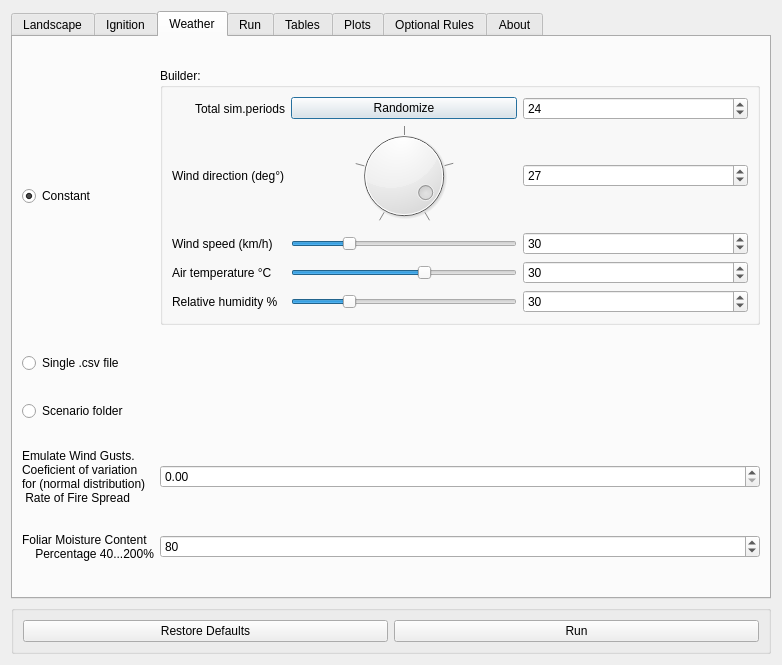
<?xml version="1.0" encoding="UTF-8"?>
<ui version="4.0">
 <class>fire2amClassDialogBase</class>
 <widget class="QDialog" name="fire2amClassDialogBase">
  <property name="geometry">
   <rect>
    <x>0</x>
    <y>0</y>
    <width>782</width>
    <height>665</height>
   </rect>
  </property>
  <property name="windowTitle">
   <string>Kitral Fire Simulator Analytics Management</string>
  </property>
  <layout class="QVBoxLayout" name="verticalLayout">
   <item>
    <widget class="QTabWidget" name="tabWidget">
     <property name="enabled">
      <bool>true</bool>
     </property>
     <property name="currentIndex">
      <number>2</number>
     </property>
     <widget class="QWidget" name="tab_landscape">
      <attribute name="title">
       <string>Landscape</string>
      </attribute>
      <layout class="QGridLayout" name="gridLayout_1">
       <item row="4" column="0">
        <widget class="QLabel" name="label_9">
         <property name="text">
          <string>ccf : Canopy Cover Fraction</string>
         </property>
        </widget>
       </item>
       <item row="1" column="0">
        <widget class="QLabel" name="label_6">
         <property name="text">
          <string>mdt : Elevation</string>
         </property>
        </widget>
       </item>
       <item row="1" column="1">
        <widget class="QgsMapLayerComboBox" name="layerComboBox_elevation">
         <property name="allowEmptyLayer">
          <bool>true</bool>
         </property>
         <property name="showCrs">
          <bool>true</bool>
         </property>
        </widget>
       </item>
       <item row="4" column="1">
        <widget class="QgsMapLayerComboBox" name="layerComboBox_ccf">
         <property name="allowEmptyLayer">
          <bool>true</bool>
         </property>
         <property name="showCrs">
          <bool>true</bool>
         </property>
        </widget>
       </item>
       <item row="2" column="0">
        <widget class="QLabel" name="label_7">
         <property name="text">
          <string>cbh : Canopy Base Height</string>
         </property>
        </widget>
       </item>
       <item row="0" column="1">
        <widget class="QgsMapLayerComboBox" name="layerComboBox_fuels">
         <property name="showCrs">
          <bool>true</bool>
         </property>
        </widget>
       </item>
       <item row="3" column="1">
        <widget class="QgsMapLayerComboBox" name="layerComboBox_cbd">
         <property name="allowEmptyLayer">
          <bool>true</bool>
         </property>
         <property name="showCrs">
          <bool>true</bool>
         </property>
        </widget>
       </item>
       <item row="2" column="1">
        <widget class="QgsMapLayerComboBox" name="layerComboBox_cbh">
         <property name="allowEmptyLayer">
          <bool>true</bool>
         </property>
         <property name="showCrs">
          <bool>true</bool>
         </property>
        </widget>
       </item>
       <item row="3" column="0">
        <widget class="QLabel" name="label_8">
         <property name="text">
          <string>cbd : Canopy Bulk Density</string>
         </property>
        </widget>
       </item>
       <item row="0" column="0">
        <widget class="QLabel" name="label_5">
         <property name="text">
          <string>model : Surface Fuel Model SB</string>
         </property>
        </widget>
       </item>
       <item row="5" column="1">
        <widget class="QgsMapLayerComboBox" name="layerComboBox_pv">
         <property name="toolTip">
          <string>Empty defaults to 1s if enabling downsteam protection value statistic</string>
         </property>
         <property name="allowEmptyLayer">
          <bool>true</bool>
         </property>
         <property name="showCrs">
          <bool>true</bool>
         </property>
        </widget>
       </item>
       <item row="5" column="0">
        <widget class="QLabel" name="label_18">
         <property name="toolTip">
          <string>Empty defaults to 1s if enabling downsteam protection value statistic</string>
         </property>
         <property name="text">
          <string>pv: Protection Value</string>
         </property>
        </widget>
       </item>
      </layout>
     </widget>
     <widget class="QWidget" name="tab_ignition">
      <attribute name="title">
       <string>Ignition</string>
      </attribute>
      <layout class="QGridLayout" name="gridLayout_3">
       <item row="3" column="1">
        <widget class="QgsMapLayerComboBox" name="layerComboBox_ignitionPoints">
         <property name="allowEmptyLayer">
          <bool>true</bool>
         </property>
         <property name="showCrs">
          <bool>true</bool>
         </property>
        </widget>
       </item>
       <item row="4" column="0">
        <widget class="QLabel" name="label_13">
         <property name="text">
          <string>Only for single point 
draw (uniform dist.) point within cell radius</string>
         </property>
         <property name="alignment">
          <set>Qt::AlignRight|Qt::AlignTrailing|Qt::AlignVCenter</set>
         </property>
        </widget>
       </item>
       <item row="0" column="0">
        <widget class="QLabel" name="label_14">
         <property name="text">
          <string>Number of simulations to run</string>
         </property>
         <property name="alignment">
          <set>Qt::AlignRight|Qt::AlignTrailing|Qt::AlignVCenter</set>
         </property>
        </widget>
       </item>
       <item row="2" column="1">
        <widget class="QgsMapLayerComboBox" name="layerComboBox_ignitionProbMap">
         <property name="allowEmptyLayer">
          <bool>true</bool>
         </property>
         <property name="showCrs">
          <bool>true</bool>
         </property>
        </widget>
       </item>
       <item row="0" column="1">
        <widget class="QSpinBox" name="spinBox_nsims">
         <property name="minimum">
          <number>1</number>
         </property>
         <property name="maximum">
          <number>999999999</number>
         </property>
        </widget>
       </item>
       <item row="3" column="0">
        <widget class="QRadioButton" name="radioButton_ignitionPoints">
         <property name="text">
          <string>Single point on a (Vector)Layer</string>
         </property>
        </widget>
       </item>
       <item row="4" column="1">
        <widget class="QSpinBox" name="spinBox_IgRadius">
         <property name="enabled">
          <bool>false</bool>
         </property>
         <property name="maximum">
          <number>50</number>
         </property>
         <property name="singleStep">
          <number>1</number>
         </property>
        </widget>
       </item>
       <item row="2" column="0">
        <widget class="QRadioButton" name="radioButton_ignitionProbMap">
         <property name="text">
          <string>Probability map distributed random ignition point(s)
(RasterLayer with 0 to 1 values)</string>
         </property>
        </widget>
       </item>
       <item row="1" column="0" colspan="2">
        <widget class="QRadioButton" name="radioButton_ignitionRandom">
         <property name="text">
          <string>Uniformly distributed random ignition point(s)
On each simulation a uniform distribution will draw a point (cell in the grid)
</string>
         </property>
         <property name="checked">
          <bool>true</bool>
         </property>
        </widget>
       </item>
      </layout>
     </widget>
     <widget class="QWidget" name="tab_weather">
      <attribute name="title">
       <string>Weather</string>
      </attribute>
      <layout class="QGridLayout" name="gridLayout_2">
       <item row="6" column="0">
        <widget class="QLabel" name="label_10">
         <property name="text">
          <string>Foliar Moisture Content
    Percentage 40...200%</string>
         </property>
        </widget>
       </item>
       <item row="3" column="1">
        <widget class="QgsFileWidget" name="fileWidget_weatherFolder">
         <property name="dialogTitle">
          <string>Select a folder with Weathers[1..N].csv inside</string>
         </property>
         <property name="defaultRoot">
          <string/>
         </property>
         <property name="storageMode">
          <enum>QgsFileWidget::GetDirectory</enum>
         </property>
        </widget>
       </item>
       <item row="3" column="0">
        <widget class="QRadioButton" name="radioButton_weatherFolder">
         <property name="text">
          <string>Scenario folder</string>
         </property>
        </widget>
       </item>
       <item row="2" column="0">
        <widget class="QRadioButton" name="radioButton_weatherFile">
         <property name="text">
          <string>Single .csv file</string>
         </property>
        </widget>
       </item>
       <item row="2" column="1">
        <widget class="QgsFileWidget" name="fileWidget_weatherFile">
         <property name="dialogTitle">
          <string>Select a .csv text file with columns WS &amp; WD</string>
         </property>
         <property name="filter">
          <string>*.csv</string>
         </property>
         <property name="defaultRoot">
          <string/>
         </property>
        </widget>
       </item>
       <item row="4" column="0">
        <widget class="QLabel" name="label">
         <property name="text">
          <string>Emulate Wind Gusts.
Coeficient of variation
for (normal distribution)
 Rate of Fire Spread</string>
         </property>
        </widget>
       </item>
       <item row="4" column="1">
        <widget class="QDoubleSpinBox" name="doubleSpinBox_ROS_CV"/>
       </item>
       <item row="6" column="1">
        <widget class="QSpinBox" name="spinBox_fmc">
         <property name="enabled">
          <bool>true</bool>
         </property>
         <property name="minimum">
          <number>40</number>
         </property>
         <property name="maximum">
          <number>200</number>
         </property>
         <property name="value">
          <number>80</number>
         </property>
        </widget>
       </item>
       <item row="0" column="0">
        <widget class="QRadioButton" name="radioButton_weatherConstant">
         <property name="text">
          <string>Constant</string>
         </property>
         <property name="checked">
          <bool>true</bool>
         </property>
        </widget>
       </item>
       <item row="0" column="1">
        <widget class="QGroupBox" name="groupBox">
         <property name="title">
          <string>Builder:</string>
         </property>
         <layout class="QGridLayout" name="gridLayout_5">
          <item row="5" column="2">
           <widget class="QSpinBox" name="spinBox_airTemperature">
            <property name="minimum">
             <number>-10</number>
            </property>
            <property name="maximum">
             <number>57</number>
            </property>
            <property name="stepType">
             <enum>QAbstractSpinBox::DefaultStepType</enum>
            </property>
            <property name="value">
             <number>30</number>
            </property>
           </widget>
          </item>
          <item row="5" column="0">
           <widget class="QLabel" name="label_2">
            <property name="text">
             <string>Air temperature °C</string>
            </property>
           </widget>
          </item>
          <item row="2" column="0">
           <widget class="QLabel" name="label_20">
            <property name="text">
             <string>Wind direction (deg°)</string>
            </property>
           </widget>
          </item>
          <item row="0" column="1">
           <widget class="QPushButton" name="pushButton_windRandomize">
            <property name="text">
             <string>Randomize</string>
            </property>
           </widget>
          </item>
          <item row="6" column="2">
           <widget class="QSpinBox" name="spinBox_relativeHumidity">
            <property name="maximum">
             <number>123</number>
            </property>
            <property name="value">
             <number>30</number>
            </property>
           </widget>
          </item>
          <item row="0" column="2">
           <widget class="QSpinBox" name="spinBox_windConstLen">
            <property name="minimum">
             <number>1</number>
            </property>
            <property name="maximum">
             <number>999</number>
            </property>
            <property name="value">
             <number>24</number>
            </property>
           </widget>
          </item>
          <item row="4" column="1">
           <widget class="QSlider" name="horizontalSlider_windSpeed">
            <property name="sizePolicy">
             <sizepolicy hsizetype="Expanding" vsizetype="Fixed">
              <horstretch>1</horstretch>
              <verstretch>0</verstretch>
             </sizepolicy>
            </property>
            <property name="toolTip">
             <string>km/h</string>
            </property>
            <property name="minimum">
             <number>0</number>
            </property>
            <property name="maximum">
             <number>123</number>
            </property>
            <property name="value">
             <number>30</number>
            </property>
            <property name="orientation">
             <enum>Qt::Horizontal</enum>
            </property>
            <property name="tickPosition">
             <enum>QSlider::NoTicks</enum>
            </property>
            <property name="tickInterval">
             <number>25</number>
            </property>
           </widget>
          </item>
          <item row="4" column="2">
           <widget class="QSpinBox" name="spinBox_windSpeed">
            <property name="sizePolicy">
             <sizepolicy hsizetype="Minimum" vsizetype="Fixed">
              <horstretch>1</horstretch>
              <verstretch>0</verstretch>
             </sizepolicy>
            </property>
            <property name="toolTip">
             <string>km/h</string>
            </property>
            <property name="alignment">
             <set>Qt::AlignLeading|Qt::AlignLeft|Qt::AlignVCenter</set>
            </property>
            <property name="suffix">
             <string/>
            </property>
            <property name="minimum">
             <number>0</number>
            </property>
            <property name="maximum">
             <number>123</number>
            </property>
            <property name="stepType">
             <enum>QAbstractSpinBox::DefaultStepType</enum>
            </property>
            <property name="value">
             <number>30</number>
            </property>
           </widget>
          </item>
          <item row="0" column="0">
           <widget class="QLabel" name="label_15">
            <property name="text">
             <string>Total sim.periods</string>
            </property>
            <property name="alignment">
             <set>Qt::AlignRight|Qt::AlignTrailing|Qt::AlignVCenter</set>
            </property>
           </widget>
          </item>
          <item row="6" column="0">
           <widget class="QLabel" name="label_19">
            <property name="text">
             <string>Relative humidity %</string>
            </property>
           </widget>
          </item>
          <item row="5" column="1">
           <widget class="QSlider" name="horizontalSlider_airTemperature">
            <property name="minimum">
             <number>-10</number>
            </property>
            <property name="maximum">
             <number>57</number>
            </property>
            <property name="value">
             <number>30</number>
            </property>
            <property name="orientation">
             <enum>Qt::Horizontal</enum>
            </property>
           </widget>
          </item>
          <item row="2" column="2">
           <widget class="QSpinBox" name="spinBox_windDirection">
            <property name="sizePolicy">
             <sizepolicy hsizetype="Minimum" vsizetype="Fixed">
              <horstretch>1</horstretch>
              <verstretch>0</verstretch>
             </sizepolicy>
            </property>
            <property name="alignment">
             <set>Qt::AlignLeading|Qt::AlignLeft|Qt::AlignVCenter</set>
            </property>
            <property name="maximum">
             <number>359</number>
            </property>
            <property name="singleStep">
             <number>6</number>
            </property>
            <property name="value">
             <number>27</number>
            </property>
           </widget>
          </item>
          <item row="4" column="0">
           <widget class="QLabel" name="label_21">
            <property name="text">
             <string>Wind speed (km/h)</string>
            </property>
           </widget>
          </item>
          <item row="6" column="1">
           <widget class="QSlider" name="horizontalSlider_relativeHumidity">
            <property name="maximum">
             <number>123</number>
            </property>
            <property name="value">
             <number>30</number>
            </property>
            <property name="orientation">
             <enum>Qt::Horizontal</enum>
            </property>
           </widget>
          </item>
          <item row="2" column="1">
           <widget class="QDial" name="dial_windDirection">
            <property name="sizePolicy">
             <sizepolicy hsizetype="Preferred" vsizetype="Preferred">
              <horstretch>1</horstretch>
              <verstretch>0</verstretch>
             </sizepolicy>
            </property>
            <property name="toolTip">
             <string/>
            </property>
            <property name="maximum">
             <number>359</number>
            </property>
            <property name="singleStep">
             <number>1</number>
            </property>
            <property name="value">
             <number>27</number>
            </property>
            <property name="orientation">
             <enum>Qt::Horizontal</enum>
            </property>
            <property name="invertedAppearance">
             <bool>true</bool>
            </property>
            <property name="notchTarget">
             <double>90.000000000000000</double>
            </property>
            <property name="notchesVisible">
             <bool>true</bool>
            </property>
           </widget>
          </item>
         </layout>
        </widget>
       </item>
      </layout>
     </widget>
     <widget class="QWidget" name="tab_run">
      <attribute name="title">
       <string>Run</string>
      </attribute>
      <layout class="QGridLayout" name="gridLayout">
       <item row="1" column="1">
        <spacer name="horizontalSpacer_5">
         <property name="orientation">
          <enum>Qt::Horizontal</enum>
         </property>
         <property name="sizeHint" stdset="0">
          <size>
           <width>300</width>
           <height>20</height>
          </size>
         </property>
        </spacer>
       </item>
       <item row="1" column="5">
        <widget class="QPushButton" name="pushButton_run_after">
         <property name="text">
          <string>after(dev )</string>
         </property>
        </widget>
       </item>
       <item row="1" column="3">
        <widget class="QPushButton" name="pushButton_terminate">
         <property name="sizePolicy">
          <sizepolicy hsizetype="Minimum" vsizetype="Fixed">
           <horstretch>1</horstretch>
           <verstretch>0</verstretch>
          </sizepolicy>
         </property>
         <property name="text">
          <string>Terminate</string>
         </property>
        </widget>
       </item>
       <item row="0" column="0" colspan="7">
        <widget class="QPlainTextEdit" name="plainTextEdit"/>
       </item>
       <item row="1" column="2">
        <widget class="QPushButton" name="pushButton_kill">
         <property name="sizePolicy">
          <sizepolicy hsizetype="Minimum" vsizetype="Fixed">
           <horstretch>1</horstretch>
           <verstretch>0</verstretch>
          </sizepolicy>
         </property>
         <property name="text">
          <string>Kill</string>
         </property>
        </widget>
       </item>
       <item row="1" column="4">
        <widget class="QPushButton" name="pushButton_run_dev">
         <property name="text">
          <string>run(dev)</string>
         </property>
        </widget>
       </item>
      </layout>
     </widget>
     <widget class="QWidget" name="tab_tables">
      <attribute name="title">
       <string>Tables</string>
      </attribute>
      <layout class="QGridLayout" name="gridLayout_results">
       <property name="sizeConstraint">
        <enum>QLayout::SetDefaultConstraint</enum>
       </property>
       <item row="0" column="0" rowspan="2">
        <widget class="QTabWidget" name="tabWidget_tables">
         <property name="sizePolicy">
          <sizepolicy hsizetype="MinimumExpanding" vsizetype="Expanding">
           <horstretch>0</horstretch>
           <verstretch>0</verstretch>
          </sizepolicy>
         </property>
         <property name="tabPosition">
          <enum>QTabWidget::South</enum>
         </property>
         <property name="tabShape">
          <enum>QTabWidget::Triangular</enum>
         </property>
         <property name="currentIndex">
          <number>0</number>
         </property>
         <property name="elideMode">
          <enum>Qt::ElideRight</enum>
         </property>
         <widget class="QWidget" name="tab_3">
          <attribute name="title">
           <string>+</string>
          </attribute>
          <layout class="QGridLayout" name="gridLayout_6"/>
         </widget>
        </widget>
       </item>
      </layout>
     </widget>
     <widget class="QWidget" name="tab">
      <property name="enabled">
       <bool>false</bool>
      </property>
      <attribute name="title">
       <string>Plots</string>
      </attribute>
      <layout class="QGridLayout" name="gridLayout_8">
       <item row="0" column="0" colspan="3">
        <widget class="QGraphicsView" name="graphicsView">
         <property name="sizePolicy">
          <sizepolicy hsizetype="Preferred" vsizetype="Preferred">
           <horstretch>0</horstretch>
           <verstretch>0</verstretch>
          </sizepolicy>
         </property>
         <property name="resizeAnchor">
          <enum>QGraphicsView::AnchorUnderMouse</enum>
         </property>
         <property name="viewportUpdateMode">
          <enum>QGraphicsView::FullViewportUpdate</enum>
         </property>
        </widget>
       </item>
       <item row="1" column="1">
        <widget class="QComboBox" name="comboBox_plot">
         <property name="sizePolicy">
          <sizepolicy hsizetype="Preferred" vsizetype="Fixed">
           <horstretch>1</horstretch>
           <verstretch>0</verstretch>
          </sizepolicy>
         </property>
         <property name="placeholderText">
          <string/>
         </property>
         <property name="duplicatesEnabled">
          <bool>true</bool>
         </property>
        </widget>
       </item>
       <item row="1" column="0">
        <widget class="QLabel" name="label_12">
         <property name="text">
          <string>Display plot:</string>
         </property>
        </widget>
       </item>
      </layout>
     </widget>
     <widget class="QWidget" name="tab_simulation">
      <attribute name="title">
       <string>Optional Rules</string>
      </attribute>
      <layout class="QGridLayout" name="gridLayout_4">
       <item row="2" column="0">
        <widget class="QLabel" name="label_4">
         <property name="sizePolicy">
          <sizepolicy hsizetype="Preferred" vsizetype="Preferred">
           <horstretch>0</horstretch>
           <verstretch>1</verstretch>
          </sizepolicy>
         </property>
         <property name="text">
          <string>CPU threads: max is faster 
but your computer might be unresponsive.
Also hardware limited</string>
         </property>
        </widget>
       </item>
       <item row="8" column="0">
        <widget class="QCheckBox" name="checkBox_OutIntensity">
         <property name="text">
          <string>Byram Intensity</string>
         </property>
        </widget>
       </item>
       <item row="4" column="0">
        <widget class="QLabel" name="label_16">
         <property name="text">
          <string>Generate statistics for</string>
         </property>
        </widget>
       </item>
       <item row="9" column="0">
        <widget class="QCheckBox" name="checkBox_OutRos">
         <property name="text">
          <string>Hit ROS</string>
         </property>
        </widget>
       </item>
       <item row="10" column="0" colspan="2">
        <spacer name="horizontalSpacer_6">
         <property name="orientation">
          <enum>Qt::Horizontal</enum>
         </property>
         <property name="sizeHint" stdset="0">
          <size>
           <width>40</width>
           <height>20</height>
          </size>
         </property>
        </spacer>
       </item>
       <item row="1" column="0">
        <widget class="QLabel" name="label_11">
         <property name="sizePolicy">
          <sizepolicy hsizetype="Preferred" vsizetype="Preferred">
           <horstretch>0</horstretch>
           <verstretch>1</verstretch>
          </sizepolicy>
         </property>
         <property name="text">
          <string>Maximum periods (hours) to run each scenario
  other stopping conditions are:
    - weather file rows (1row=1hr)
    - fire threshold factors
    - all cells burnt</string>
         </property>
        </widget>
       </item>
       <item row="7" column="0">
        <widget class="QCheckBox" name="checkBox_OutFl">
         <property name="text">
          <string>Flame Length</string>
         </property>
        </widget>
       </item>
       <item row="1" column="1">
        <widget class="QSpinBox" name="spinBox_max_fire_periods">
         <property name="sizePolicy">
          <sizepolicy hsizetype="Minimum" vsizetype="Fixed">
           <horstretch>0</horstretch>
           <verstretch>1</verstretch>
          </sizepolicy>
         </property>
         <property name="maximum">
          <number>999999999</number>
         </property>
         <property name="value">
          <number>10000</number>
         </property>
        </widget>
       </item>
       <item row="2" column="1">
        <widget class="QSpinBox" name="spinBox_nthreads">
         <property name="sizePolicy">
          <sizepolicy hsizetype="Minimum" vsizetype="Fixed">
           <horstretch>0</horstretch>
           <verstretch>1</verstretch>
          </sizepolicy>
         </property>
         <property name="minimum">
          <number>1</number>
         </property>
         <property name="maximum">
          <number>999999999</number>
         </property>
         <property name="value">
          <number>2</number>
         </property>
        </widget>
       </item>
       <item row="0" column="0" colspan="2">
        <spacer name="horizontalSpacer_4">
         <property name="orientation">
          <enum>Qt::Horizontal</enum>
         </property>
         <property name="sizeHint" stdset="0">
          <size>
           <width>40</width>
           <height>20</height>
          </size>
         </property>
        </spacer>
       </item>
       <item row="11" column="0" colspan="2">
        <widget class="QLabel" name="label_3">
         <property name="sizePolicy">
          <sizepolicy hsizetype="Preferred" vsizetype="Preferred">
           <horstretch>0</horstretch>
           <verstretch>0</verstretch>
          </sizepolicy>
         </property>
         <property name="text">
          <string>All simulation options are in the 2dary menu item 'all options'
beware they override this whole window (dialog) options
&amp; could cause unexpected, unexplained or not implemented effects
or imposible configurations</string>
         </property>
         <property name="alignment">
          <set>Qt::AlignCenter</set>
         </property>
        </widget>
       </item>
       <item row="3" column="0" colspan="2">
        <spacer name="horizontalSpacer_3">
         <property name="orientation">
          <enum>Qt::Horizontal</enum>
         </property>
         <property name="sizeHint" stdset="0">
          <size>
           <width>40</width>
           <height>20</height>
          </size>
         </property>
        </spacer>
       </item>
       <item row="6" column="0">
        <widget class="QCheckBox" name="checkBox_BurnProbability">
         <property name="enabled">
          <bool>false</bool>
         </property>
         <property name="text">
          <string>Burn Probability</string>
         </property>
         <property name="checked">
          <bool>true</bool>
         </property>
        </widget>
       </item>
       <item row="9" column="1">
        <widget class="QCheckBox" name="checkBox_OutCrownConsumption">
         <property name="text">
          <string>Crown Fire Fuel Consumption</string>
         </property>
        </widget>
       </item>
       <item row="8" column="1">
        <widget class="QCheckBox" name="checkBox_OutCrown">
         <property name="text">
          <string>Crown Fire Scar</string>
         </property>
        </widget>
       </item>
       <item row="7" column="1">
        <widget class="QCheckBox" name="checkBox_betweennessCentrality">
         <property name="text">
          <string>Betweenness Centrality</string>
         </property>
        </widget>
       </item>
       <item row="6" column="1">
        <widget class="QCheckBox" name="checkBox_downstreamProtectionValue">
         <property name="enabled">
          <bool>true</bool>
         </property>
         <property name="toolTip">
          <string>If no protection value layer is given, 1s will be used</string>
         </property>
         <property name="text">
          <string>Downstream Protection Value</string>
         </property>
        </widget>
       </item>
      </layout>
     </widget>
     <widget class="QWidget" name="tab_5">
      <attribute name="title">
       <string>About</string>
      </attribute>
      <layout class="QGridLayout" name="gridLayout_10">
       <item row="0" column="1">
        <widget class="QLabel" name="label_17">
         <property name="text">
          <string>version=0.0.1
Documentation at: https://fire2a.github.io/docs/
Subscribe to the repo to get notified of new releases
Ask the fire2a team for access to the repo</string>
         </property>
        </widget>
       </item>
       <item row="0" column="0">
        <spacer name="horizontalSpacer_7">
         <property name="orientation">
          <enum>Qt::Horizontal</enum>
         </property>
         <property name="sizeHint" stdset="0">
          <size>
           <width>40</width>
           <height>20</height>
          </size>
         </property>
        </spacer>
       </item>
       <item row="0" column="2">
        <spacer name="horizontalSpacer_8">
         <property name="orientation">
          <enum>Qt::Horizontal</enum>
         </property>
         <property name="sizeHint" stdset="0">
          <size>
           <width>40</width>
           <height>20</height>
          </size>
         </property>
        </spacer>
       </item>
      </layout>
     </widget>
    </widget>
   </item>
   <item>
    <widget class="QGroupBox" name="groupBox_2">
     <property name="title">
      <string/>
     </property>
     <layout class="QGridLayout" name="gridLayout_9">
      <item row="0" column="0">
       <widget class="QPushButton" name="pushButton_restoreDefaults">
        <property name="text">
         <string>Restore Defaults</string>
        </property>
       </widget>
      </item>
      <item row="0" column="1">
       <widget class="QPushButton" name="pushButton_run">
        <property name="text">
         <string>Run</string>
        </property>
       </widget>
      </item>
     </layout>
    </widget>
   </item>
  </layout>
 </widget>
 <customwidgets>
  <customwidget>
   <class>QgsFileWidget</class>
   <extends>QWidget</extends>
   <header>qgsfilewidget.h</header>
  </customwidget>
  <customwidget>
   <class>QgsMapLayerComboBox</class>
   <extends>QComboBox</extends>
   <header>qgsmaplayercombobox.h</header>
  </customwidget>
 </customwidgets>
 <resources/>
 <connections>
  <connection>
   <sender>dial_windDirection</sender>
   <signal>sliderMoved(int)</signal>
   <receiver>spinBox_windDirection</receiver>
   <slot>setValue(int)</slot>
   <hints>
    <hint type="sourcelabel">
     <x>343</x>
     <y>142</y>
    </hint>
    <hint type="destinationlabel">
     <x>343</x>
     <y>189</y>
    </hint>
   </hints>
  </connection>
  <connection>
   <sender>spinBox_windDirection</sender>
   <signal>valueChanged(int)</signal>
   <receiver>dial_windDirection</receiver>
   <slot>setValue(int)</slot>
   <hints>
    <hint type="sourcelabel">
     <x>343</x>
     <y>189</y>
    </hint>
    <hint type="destinationlabel">
     <x>343</x>
     <y>142</y>
    </hint>
   </hints>
  </connection>
  <connection>
   <sender>spinBox_windSpeed</sender>
   <signal>valueChanged(int)</signal>
   <receiver>horizontalSlider_windSpeed</receiver>
   <slot>setValue(int)</slot>
   <hints>
    <hint type="sourcelabel">
     <x>441</x>
     <y>189</y>
    </hint>
    <hint type="destinationlabel">
     <x>441</x>
     <y>142</y>
    </hint>
   </hints>
  </connection>
  <connection>
   <sender>horizontalSlider_windSpeed</sender>
   <signal>sliderMoved(int)</signal>
   <receiver>spinBox_windSpeed</receiver>
   <slot>setValue(int)</slot>
   <hints>
    <hint type="sourcelabel">
     <x>441</x>
     <y>142</y>
    </hint>
    <hint type="destinationlabel">
     <x>441</x>
     <y>189</y>
    </hint>
   </hints>
  </connection>
  <connection>
   <sender>radioButton_ignitionPoints</sender>
   <signal>toggled(bool)</signal>
   <receiver>spinBox_IgRadius</receiver>
   <slot>setEnabled(bool)</slot>
   <hints>
    <hint type="sourcelabel">
     <x>216</x>
     <y>391</y>
    </hint>
    <hint type="destinationlabel">
     <x>580</x>
     <y>474</y>
    </hint>
   </hints>
  </connection>
  <connection>
   <sender>horizontalSlider_airTemperature</sender>
   <signal>sliderMoved(int)</signal>
   <receiver>spinBox_airTemperature</receiver>
   <slot>setValue(int)</slot>
   <hints>
    <hint type="sourcelabel">
     <x>509</x>
     <y>289</y>
    </hint>
    <hint type="destinationlabel">
     <x>671</x>
     <y>289</y>
    </hint>
   </hints>
  </connection>
  <connection>
   <sender>horizontalSlider_relativeHumidity</sender>
   <signal>sliderMoved(int)</signal>
   <receiver>spinBox_relativeHumidity</receiver>
   <slot>setValue(int)</slot>
   <hints>
    <hint type="sourcelabel">
     <x>509</x>
     <y>327</y>
    </hint>
    <hint type="destinationlabel">
     <x>671</x>
     <y>327</y>
    </hint>
   </hints>
  </connection>
  <connection>
   <sender>spinBox_relativeHumidity</sender>
   <signal>valueChanged(int)</signal>
   <receiver>horizontalSlider_relativeHumidity</receiver>
   <slot>setValue(int)</slot>
   <hints>
    <hint type="sourcelabel">
     <x>671</x>
     <y>327</y>
    </hint>
    <hint type="destinationlabel">
     <x>509</x>
     <y>327</y>
    </hint>
   </hints>
  </connection>
  <connection>
   <sender>spinBox_airTemperature</sender>
   <signal>valueChanged(int)</signal>
   <receiver>horizontalSlider_airTemperature</receiver>
   <slot>setValue(int)</slot>
   <hints>
    <hint type="sourcelabel">
     <x>671</x>
     <y>289</y>
    </hint>
    <hint type="destinationlabel">
     <x>509</x>
     <y>289</y>
    </hint>
   </hints>
  </connection>
 </connections>
</ui>
